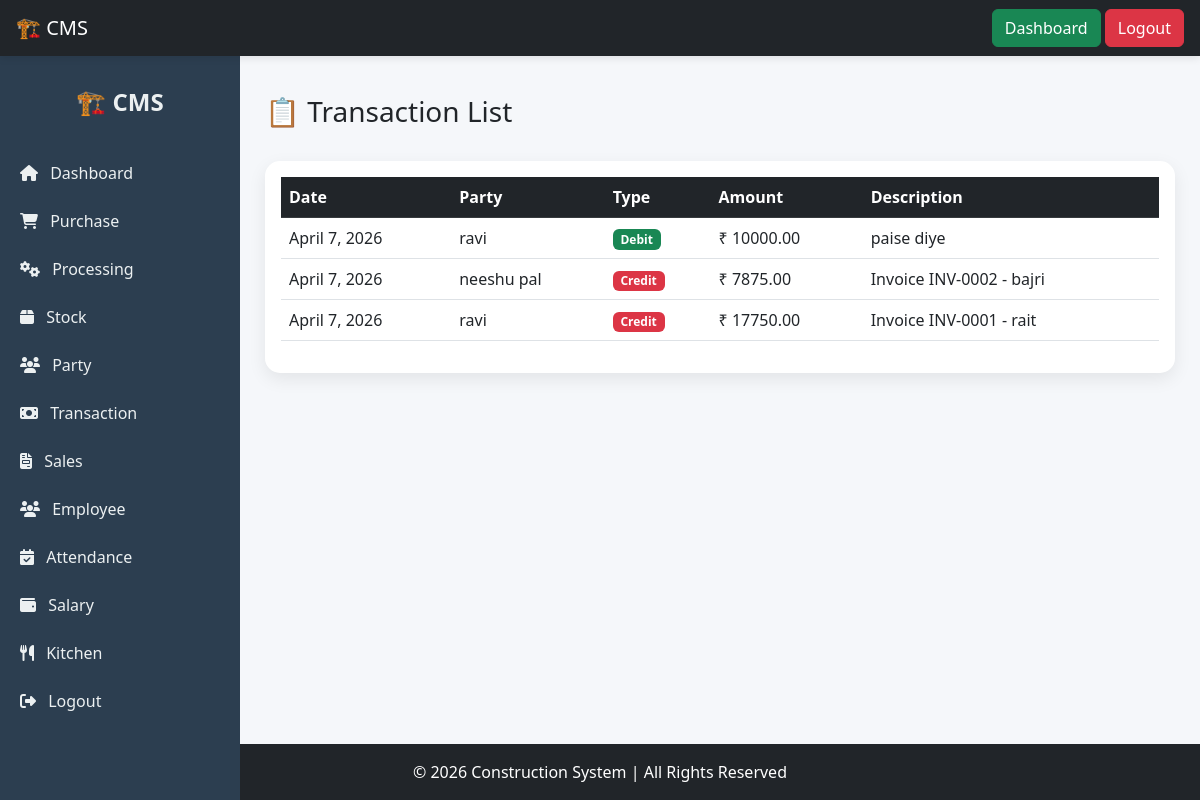
Screenshot of /transaction/list/ (signed in) with the database file from the repository.
### mainapp/models.py (models this page shows, shortened)
class Transaction(models.Model):
    TRANSACTION_TYPE = (
        ('credit', 'Credit'),  # paisa lena hai
        ('debit', 'Debit'),    # paisa aa gaya
    )
    party = models.ForeignKey(Party, on_delete=models.CASCADE)
    amount = models.DecimalField(max_digits=12, decimal_places=2)
    type = models.CharField(max_length=10, choices=TRANSACTION_TYPE)
    description = models.CharField(max_length=255, blank=True, null=True)
    reference_id = models.IntegerField(blank=True, null=True)  # 🔥 link with sale
    date = models.DateField(auto_now_add=True)

class Party(models.Model):
    name = models.CharField(max_length=255)
    phone = models.CharField(max_length=15, blank=True, null=True)
    address = models.TextField(blank=True, null=True)
    balance = models.DecimalField(max_digits=12, decimal_places=2, default=0)

### mainapp/views.py (the view)
# urls.py: path('transaction/list/', transaction_list, name='transaction_list'),
@login_required
def transaction_list(request):
    if not request.user.is_authenticated:
        return redirect('login')
    data = Transaction.objects.select_related('party').order_by('-id')
    return render(request, 'transaction/transaction_list.html', {
        'data': data
    })

### mainapp/templates/transaction/transaction_list.html (shortened to what this page needs)
{% extends "base2.html" %}
{% block content %}
<div class="d-flex justify-content-between mb-4">
    <h3>📋 Transaction List</h3>
</div>
<div class="card p-3">
    <div class="table-responsive">
        <table class="table table-hover">
            <thead class="table-dark">
                <tr>
                    <th>Date</th>
                    <th>Party</th>
                    <th>Type</th>
                    <th>Amount</th>
                    <th>Description</th>
                </tr>
            </thead>
            <tbody>
                {% for t in data %}
                <tr>
                    <td>{{ t.date }}</td>
                    <td>{{ t.party.name }}</td>
                    <td>
                        {% if t.type == 'credit' %}
                            <span class="badge bg-danger">Credit</span>
                        {% else %}
                            <span class="badge bg-success">Debit</span>
                        {% endif %}
                    </td>
                    <td>₹ {{ t.amount }}</td>
                    <td>{{ t.description }}</td>
                </tr>
                {% empty %}
                <tr>
                    <td colspan="5" class="text-center">No Data Found</td>
                </tr>
                {% endfor %}
            </tbody>
        </table>
    </div>
</div>
{% endblock %}

### mainapp/templates/base.html (style rules this page uses)
html, body { height: 100%; }
body { display: flex; flex-direction: column; }
.card { border-radius: 12px; box-shadow: 0 4px 10px rgba(0,0,0,0.1); transition: 0.3s; }

### mainapp/templates/base2.html (style rules this page uses)
body { background: #f5f7fa; }
.card { border-radius: 15px; border: none; box-shadow: 0 6px 18px rgba(0,0,0,0.08); transition: 0.3s; }

### rows the page displays
Transaction: date "April 7, 2026", party.name "ravi", type "Debit", amount "10000.00", description "paise diye"
Transaction: date "April 7, 2026", party.name "neeshu pal", type "Credit", amount "7875.00", description "Invoice INV-0002 - bajri"
Transaction: date "April 7, 2026", party.name "ravi", type "Credit", amount "17750.00", description "Invoice INV-0001 - rait"
